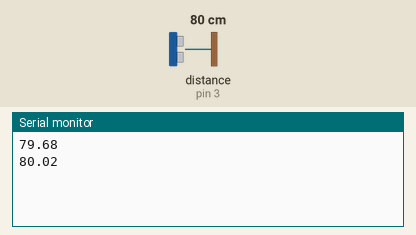
Bench run of a sketch on a simulated Arduino Uno, built with avr-gcc and run on an emulated ATmega328P. On the bench: the last lines printed to the serial monitor. Wiring (inferred from the names in the program): ultrasonic range finder: trigger pin 2; echo pin 3. The test bench sets the inputs (shaded band); at power-on: distance to the obstacle (sensor on pin 3) 80 cm. The echo pulse lasts 58.3 µs per cm.

Above: at 3.8 s.
3.9 s: distance to the obstacle (sensor on pin 3) set to 2 cm
At 7.0 s:
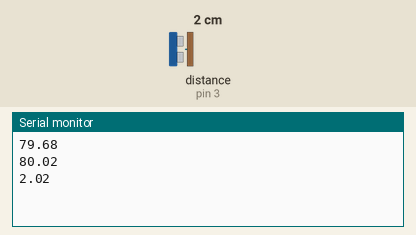
7.8 s: distance to the obstacle (sensor on pin 3) set to 4 cm
At 10.5 s:
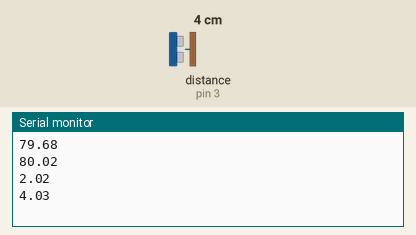
Timing chart, 0 to 12.0 s (numbered marks = the images above; inputs shaded):
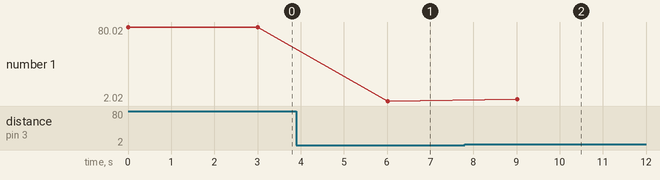

The sketch:

Arduino_HC.ino
```cpp
const int trigPin = 2;
const int echoPin = 3;

float duration, distance;

void setup() {
  pinMode(trigPin, OUTPUT);
  pinMode(echoPin, INPUT);
  Serial.begin(115200);
}

void loop() {
  digitalWrite(trigPin, LOW);
  delayMicroseconds(2);
  digitalWrite(trigPin, HIGH);
  delayMicroseconds(10);
  digitalWrite(trigPin, LOW);

  duration = pulseIn(echoPin, HIGH);
  distance = (duration*.0343)/2;
  Serial.println(distance);
  delay(3000);
}
```

Measured:
- after the input at 3.9 s, the serial monitor: prints a new line after 2.1 s (image 1)
- after the input at 7.8 s, the serial monitor: prints a new line after 1.2 s (image 2)
- plotted number 1: 80.02 → 2.02 after the input at 3.9 s, 2.02 → 4.03 after the input at 7.8 s
